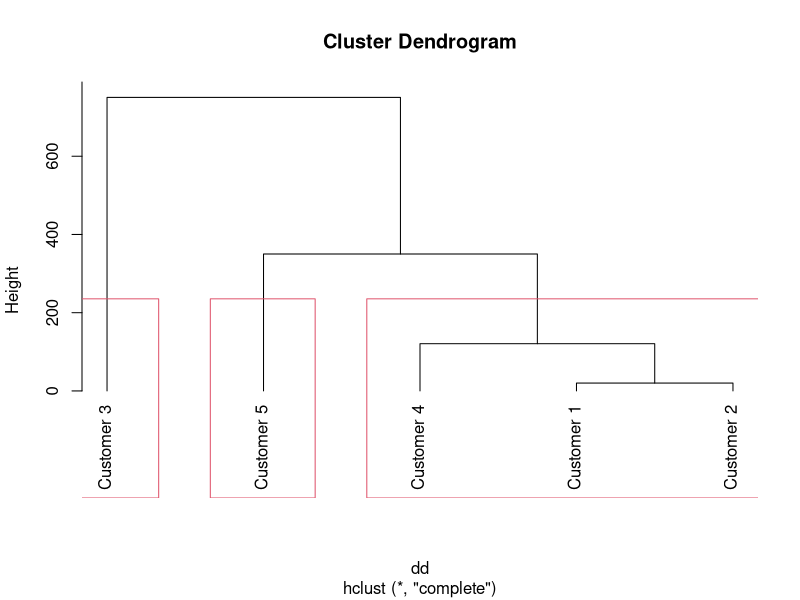
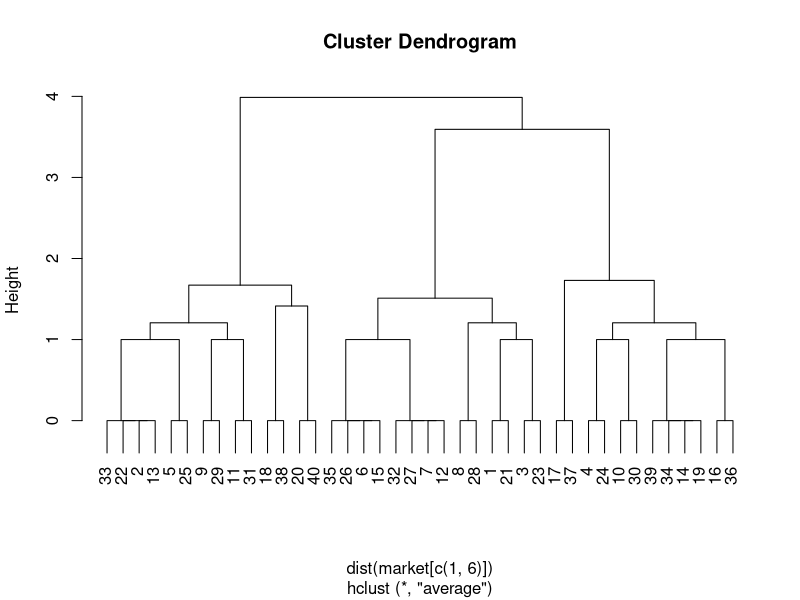
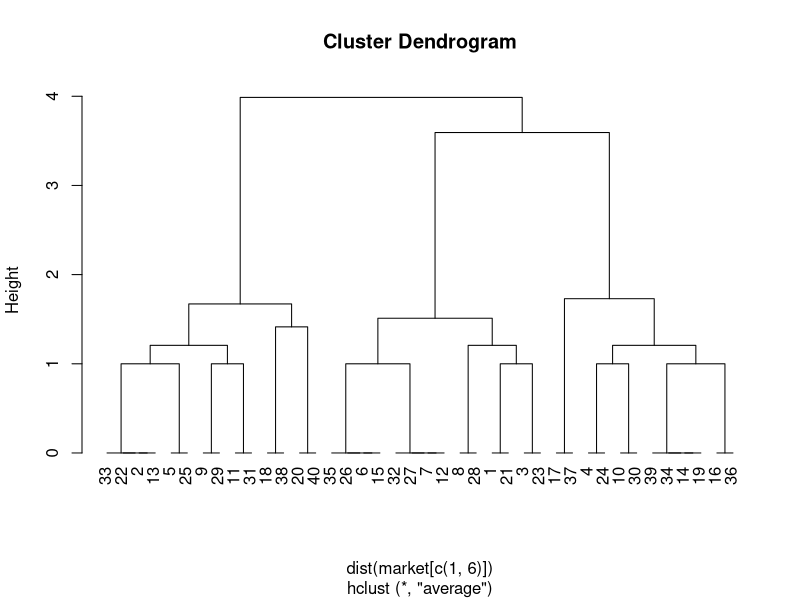

Reproduce these figures in R, in order.
data <- read.csv("new.csv", row.names = 1) ## putting row.name no need for following lines
##data1 <- scale(data[, 2:3])
##data <- data.frame(CustomerID = data$Customer.ID, as.data.frame(data1))

data1 <- scale(data)

dd <- dist(data, method = "euclidean")
dd ## distance between points

clust <- hclust(dd)
clust
plot(clust, hang = -1)
rect.hclust(clust, 3)

data$cluster_membership <- cutree(clust, k = 3)
View(data)

clust$height

##### learn later

market <- read.csv( 'Market segmentation.csv' )
View( market )

market <- na.omit( market )                      # omit NAs
hc <- hclust( dist( market[c(1,6)] ), "ave" )    # hierarcial clustering take only 1:6 columns from market
plot( hc )                                       # plot the clusters
plot( hc, hang = -1 )


M <- cutree( hc, 3 )    # divide into 3 clusters
market$cluster <- M   # add cluster column to data frame and indicate the cluster for each row
View( market )

attach( market )
aggdata <-aggregate( market, by=list( cluster ), FUN=mean, na.rm=TRUE ) # aggregate by clusters and take mean of other variables
print( aggdata )                                                        # print the result
detach( market )


set.seed( 5555 )
clusters <- kmeans( market[,1:6], 3 )  # calculate k=3 means with 1:6 columns from market
clusters$size                          # 3 clusters containing number of elements -> 12 12 16
names( clusters )


clusters <- kmeans( market, 3 )  # take all variables
clusters$size                    # 8 16 16
names( clusters )


